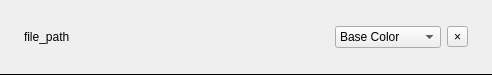
<?xml version="1.0" encoding="UTF-8"?>
<ui version="4.0">
 <class>Form</class>
 <widget class="QWidget" name="Form">
  <property name="geometry">
   <rect>
    <x>0</x>
    <y>0</y>
    <width>492</width>
    <height>75</height>
   </rect>
  </property>
  <property name="maximumSize">
   <size>
    <width>16777215</width>
    <height>1600000</height>
   </size>
  </property>
  <property name="windowTitle">
   <string>Form</string>
  </property>
  <property name="styleSheet">
   <string notr="true">border-bottom: 1px solid black;</string>
  </property>
  <layout class="QHBoxLayout" name="horizontalLayout">
   <property name="leftMargin">
    <number>24</number>
   </property>
   <property name="topMargin">
    <number>15</number>
   </property>
   <property name="rightMargin">
    <number>24</number>
   </property>
   <property name="bottomMargin">
    <number>16</number>
   </property>
   <item>
    <widget class="QLabel" name="file_path">
     <property name="sizePolicy">
      <sizepolicy hsizetype="Expanding" vsizetype="Preferred">
       <horstretch>0</horstretch>
       <verstretch>0</verstretch>
      </sizepolicy>
     </property>
     <property name="text">
      <string>file_path</string>
     </property>
    </widget>
   </item>
   <item>
    <widget class="QComboBox" name="texture_type">
     <property name="sizePolicy">
      <sizepolicy hsizetype="Minimum" vsizetype="Fixed">
       <horstretch>0</horstretch>
       <verstretch>0</verstretch>
      </sizepolicy>
     </property>
     <property name="editable">
      <bool>false</bool>
     </property>
     <item>
      <property name="text">
       <string>Base Color</string>
      </property>
     </item>
     <item>
      <property name="text">
       <string>Metallic</string>
      </property>
     </item>
     <item>
      <property name="text">
       <string>Roughness</string>
      </property>
     </item>
     <item>
      <property name="text">
       <string>Normal</string>
      </property>
     </item>
     <item>
      <property name="text">
       <string>Displacement</string>
      </property>
     </item>
     <item>
      <property name="text">
       <string>Bump</string>
      </property>
     </item>
     <item>
      <property name="text">
       <string>Opacity</string>
      </property>
     </item>
     <item>
      <property name="text">
       <string>Emission</string>
      </property>
     </item>
    </widget>
   </item>
   <item>
    <widget class="QToolButton" name="btn_destroy">
     <property name="text">
      <string>×</string>
     </property>
     <property name="iconSize">
      <size>
       <width>12</width>
       <height>12</height>
      </size>
     </property>
    </widget>
   </item>
  </layout>
 </widget>
 <resources/>
 <connections/>
</ui>
